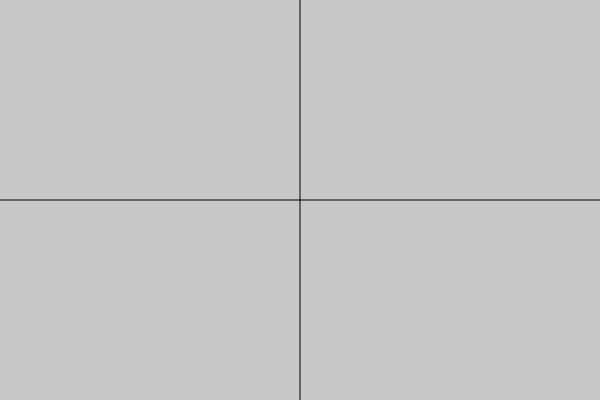
Frame 1 (no input)
Frame 60 (no input): identical to frame 1, image omitted
Frame 120 (the mouse pressed at the canvas centre since frame 60): identical to frame 1, image omitted

The p5.js sketch that drew this single still picture (run headless with seeded random() and noise() and a simulated clock; from frame 60 on, the mouse is pressed at the canvas centre):

// p5.js sketch
// ── sketch.js
function setup(){
  createCanvas(600, 400);}
function draw(){
  background(200);
  line(width/2, 0, width/2, height);
  line(0, height/2, width, height/2);}  
